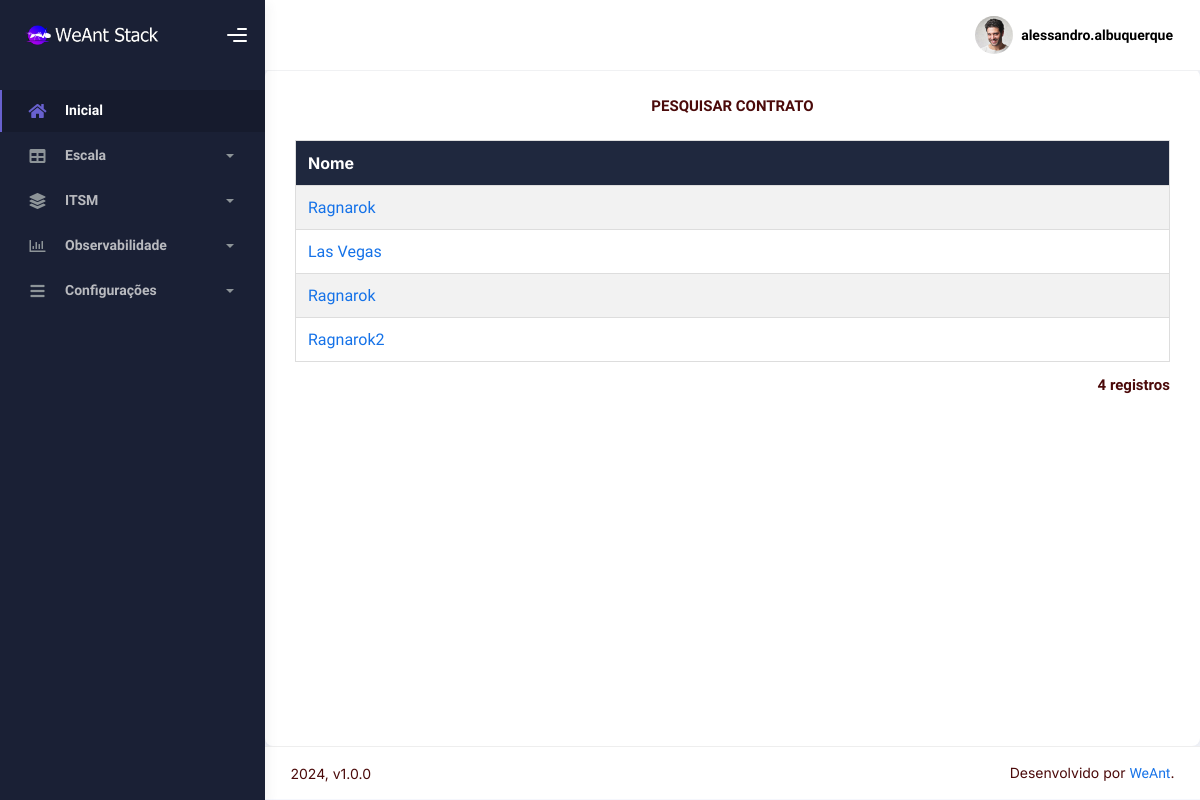
The app's page /pesquisarcontrato.php (signed in), older data.
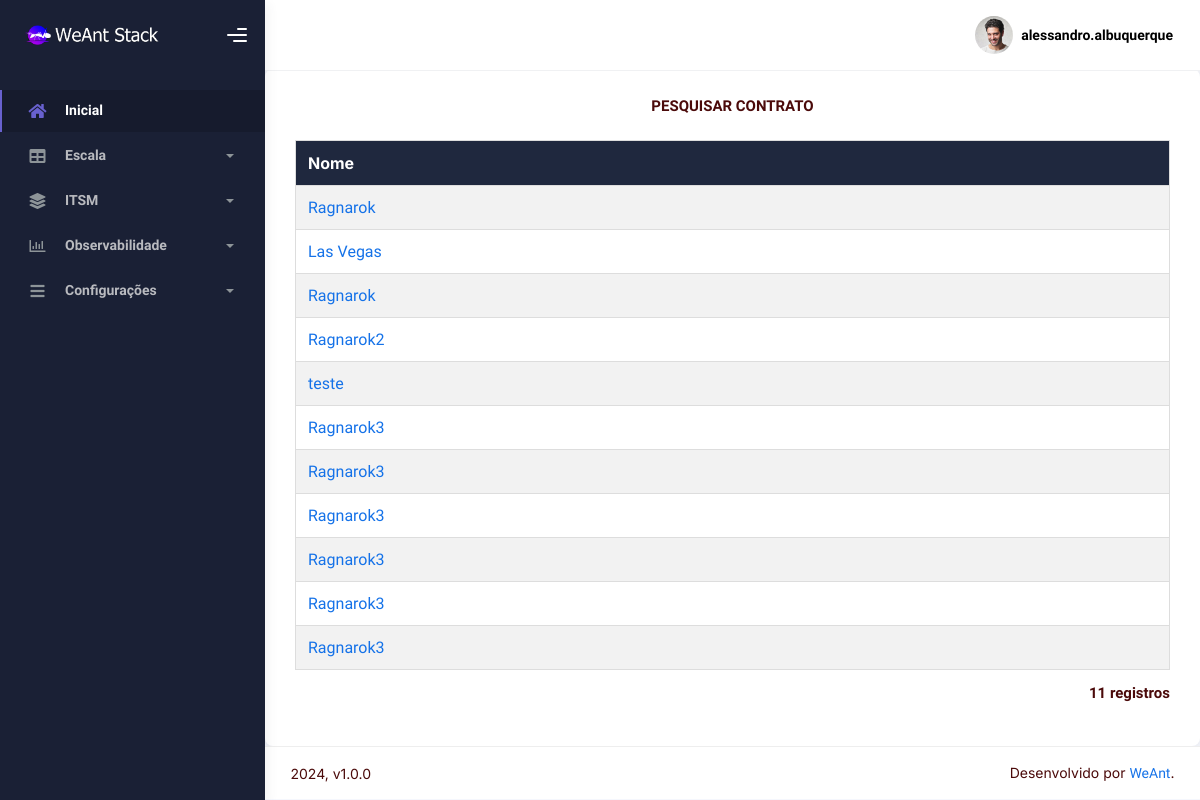
The same page, newer data.
### tables this page shows
CREATE TABLE `contrato` (
  `id` int(11) NOT NULL,
  `nome` varchar(60) NOT NULL,
  `status` int(11) NOT NULL
);

CREATE TABLE `usuario` (
  `id` int(11) NOT NULL,
  `login` varchar(60) NOT NULL,
  `senha` varchar(60) NOT NULL,
  `nome` varchar(60) NOT NULL,
  `cpf` varchar(60) NOT NULL,
  `nascimento` varchar(60) NOT NULL,
  `genero` varchar(60) NOT NULL,
  `email` varchar(60) NOT NULL,
  `telefone` varchar(60) NOT NULL,
  `departamento` varchar(60) DEFAULT NULL,
  `cargo` varchar(60) DEFAULT NULL,
  `nivel` varchar(60) NOT NULL,
  `pnivel` varchar(60) NOT NULL,
  `ativo` varchar(60) NOT NULL,
  `pativo` varchar(60) NOT NULL,
  `gerasenha` varchar(60) NOT NULL,
  `horario` varchar(60) NOT NULL,
  `dia` varchar(60) NOT NULL,
  `semana` varchar(60) NOT NULL,
  `mes` varchar(60) NOT NULL,
  `ano` varchar(60) NOT NULL,
  `operador` varchar(60) NOT NULL
);

### sec/sec_verifica.php (called while the page is built, shortened)
<?php
include "config.php";
$nivel = $_SESSION['UsuarioNivel'];
$sqlc = "SELECT * FROM usuario WHERE id=" . $_SESSION['UsuarioID'];
  $query = $conn->query($sqlc);
    $dados = $query->fetch_assoc();
      $idlogado = $dados['id'];
      $usuariologado = $dados['login'];
$query_vdl_licenca = "SELECT * FROM licenca WHERE id_usuario = '$idlogado'";
  $resultado_vdl_licenca = $conn->query($query_vdl_licenca);
    $dados_vdl_licenca = $resultado_vdl_licenca->fetch_assoc();
      $tipo_vdl_licenca = $dados_vdl_licenca['tipo'];
?>

### pesquisarcontrato.php (the view, shortened to what the changed rows need)
<?php
include "tudo_cima.php";
?>
<?php
  if (($nivel > 2 ) && ($tipo_vdl_licenca > 5)){
  $busca_query = "SELECT * FROM contrato ORDER BY id";
  }
  else {
  $busca_query = "SELECT DISTINCT u.*
                  FROM contrato u
                  JOIN relacao_cliente rc ON u.id = rc.id_contrato
                  WHERE rc.id_cliente = $id_cliente_vdl_licenca
                  ORDER BY u.id DESC";
  }
  $result = $conn->query($busca_query);
  if ($result->num_rows < 1) {
    echo "<p>Nenhum registro encontrado.</p>";
  } else {
?>
<table class="legenda">
  <tr>
    <?php
    echo "<th>Nome</th>"
    ?>
  </tr>
  <?php
  while ($dados = $result->fetch_assoc()) {
  ?>
  <tr>
    <?php
      echo '<td><a href="editarcontrato.php?id=' . $dados['id'] . '">' . $dados['nome'] . '</a></td>';
       ?>
  </tr>
  <?php
  }
  ?>
</table>
<div class="record-count">
  <?php
  $num_rows = $result->num_rows;
  echo "<p><b>$num_rows registros</b></p>";
  ?>
</div>
<?php
  }
?>
<?php
include "tudo_baixo.php";
?>

### tudo_cima.php (shortened to what the changed rows need)
<?php
include "sec/sec_verifica.php";
?>
<html lang="br">
  <head>
    <link rel="stylesheet" href="assets/css/bootstrap.min.css" />
    <link rel="stylesheet" href="assets/css/plugins.min.css" />
    <link rel="stylesheet" href="assets/css/kaiadmin.min.css" />
    <link rel="stylesheet" href="assets/css/calendario.css" />
    <link rel="stylesheet" href="assets/css/usuarios.css" />
    <link rel="stylesheet" href="assets/css/contratos.css" />
    <link rel="stylesheet" href="assets/css/geral.css" />
    <link rel="stylesheet" href="assets/css/demo.css" />
  </head>
  <body>
    <div class="wrapper">
      <div class="main-panel">
        <div class="main-header">
          <nav class="navbar navbar-header navbar-header-transparent navbar-expand-lg border-bottom">
            <div class="container-fluid">
              <ul class="navbar-nav topbar-nav ms-md-auto align-items-center">
                <li class="nav-item topbar-user dropdown hidden-caret">
                  <a
                    class="dropdown-toggle profile-pic"
                    data-bs-toggle="dropdown"
                    href="#"
                    aria-expanded="false"
                  >
                    <span class="profile-username">
                      <span class="fw-bold"><?php echo $usuariologado ?></span>
                    </span>
                  </a>
                </li>
              </ul>
            </div>
          </nav>
        </div>
        <div class="container">
    <div class="page-inner">

Row changes from the older to the newer data that the page shows:
shown differently, row unchanged: usuario "alessandro.albuquerque": gerasenha "4" → (not shown)
added contrato: nome "teste"
added contrato: nome "Ragnarok3"
added contrato: nome "Ragnarok3"
added contrato: nome "Ragnarok3"
added contrato: nome "Ragnarok3"
added contrato: nome "Ragnarok3"
added contrato: nome "Ragnarok3"
Text that changed along with them:
$num_rows: (not shown) → "11"
